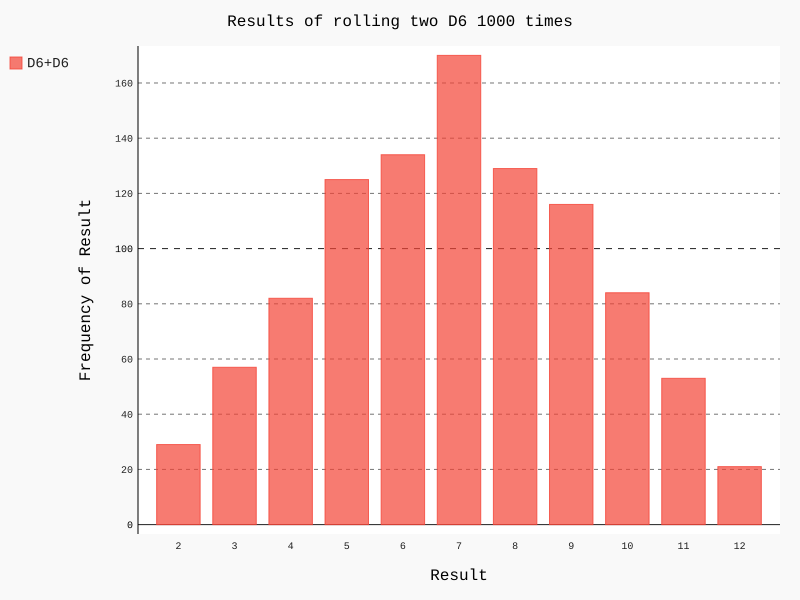

The Python source for this figure:
from die import Die
import pygal

die_1 = Die()
die_2 = Die()

results = []
for roll_num in range(1000):
    result = die_1.roll()+die_2.roll()
    results.append(result)

frequencies = []
max_result = die_1.num_sides + die_2.num_sides
for value in range(2, max_result+1):
    frequency = results.count(value)
    frequencies.append(frequency)

#print(frequencies)

hist = pygal.Bar()
hist.title = 'Results of rolling two D6 1000 times'
hist.x_labels = ['2', '3', '4', '5', '6', '7', '8', '9', '10', '11', '12']
hist.x_title = 'Result'
hist.y_title = 'Frequency of Result'

hist.add('D6+D6', frequencies)
hist.render_to_file('dice_visual.svg')
